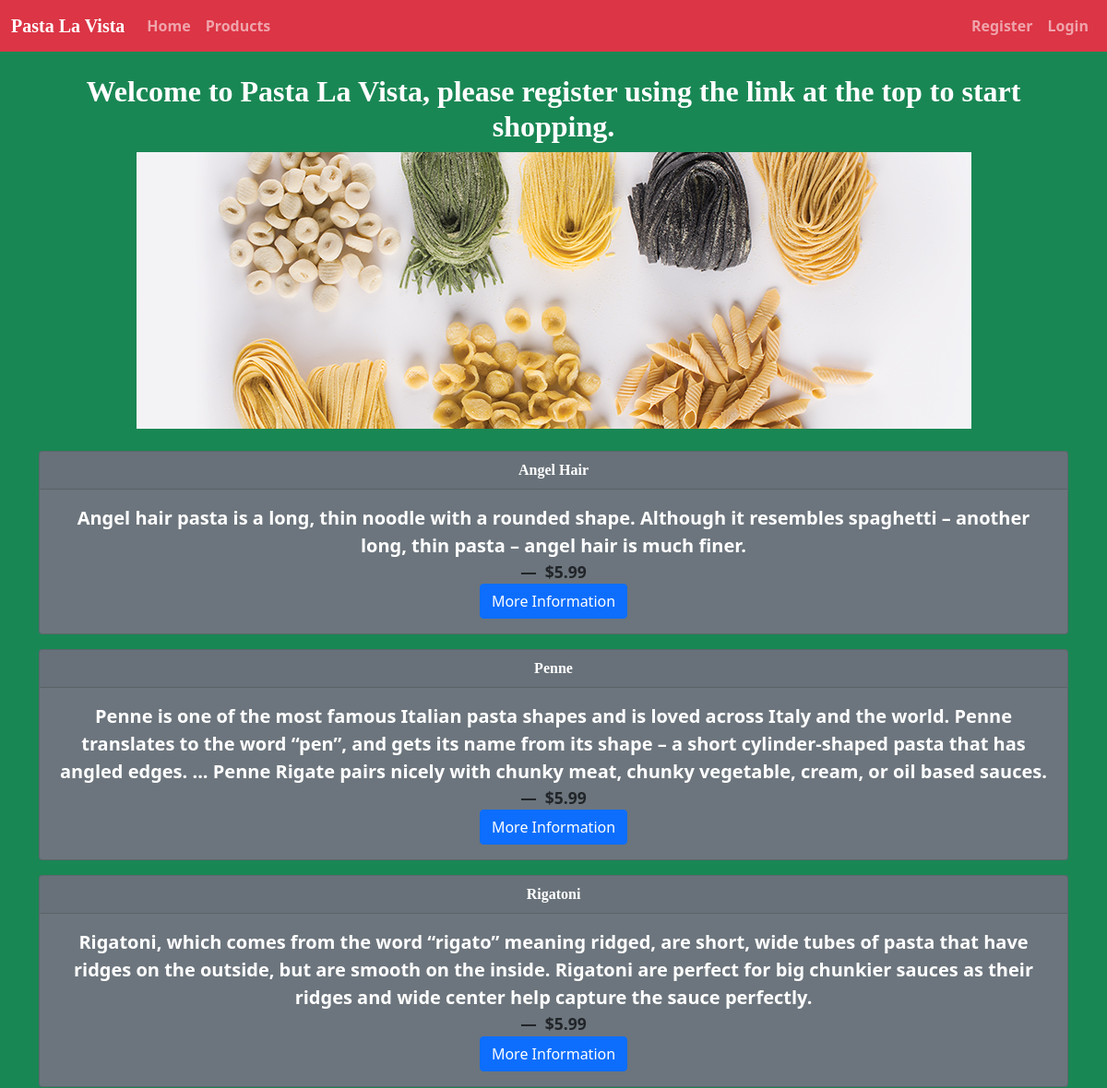
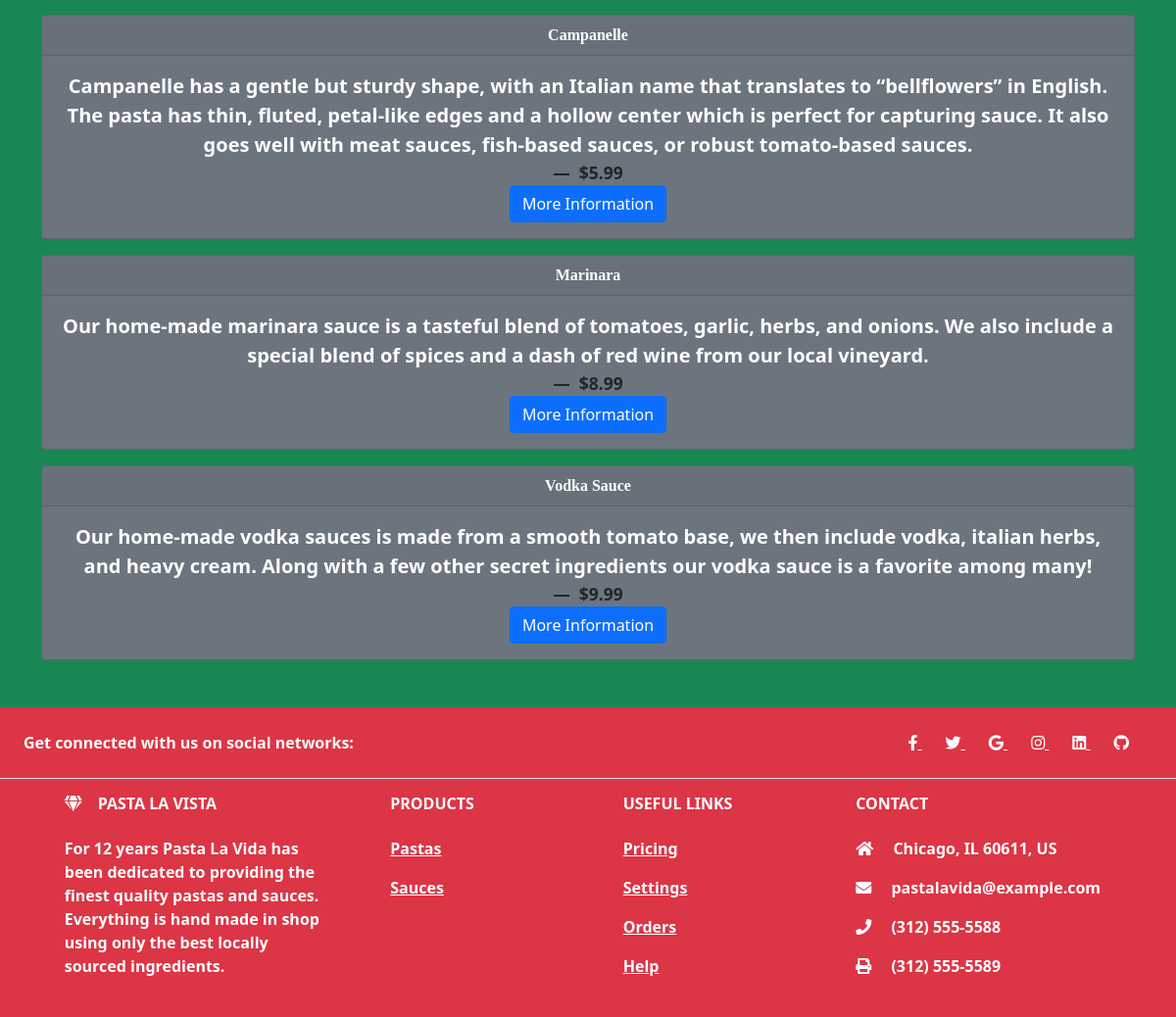
The page / on the database its author committed (2 pictures, top to bottom).
### app/models.py (models this page shows, shortened)
class Products(db.Model):
    product_id = db.Column(db.Integer, primary_key=True)
    prod_name = db.Column(db.String(200))
    description = db.Column(db.String(300))
    price = db.Column(db.Float)

### app/routes.py (the view)
@app.route('/')
def index():
    title='Home'
    product = Products.query.all()
    return render_template('index.html', title=title, product=product)

### app/templates/index.html
{% extends 'base.html' %}
{% block content %}
{% if current_user.is_authenticated %}
<center><h4 class="fw-bold fs-1 mt-4 font_meie_script">Welcome to Pasta La Vista {{ current_user.username }}</h4></center>
<center><img class="mb-4" height="" src="{{ url_for('static', filename='pasta-yes.jpeg')}}" alt="Pasta Shop" ></center>
{% else %}
<center><h4 class="fw-bold fs-2 mt-4 font_meie_script">Welcome to Pasta La Vista, please register using the link at the top to start shopping.</h4></center>
<center><img class="mb-4 size-250px" src="{{ url_for('static', filename='pasta-yes.jpeg')}}" alt="Pasta Shop"></center>
{% endif %}
{% for r in product %}
    <div class="card text-center bg-secondary text-white mb-3">
        <div class="card-header font_meie_script">
        {{ r.prod_name }}
        </div>
        <div class="card-body">
        <blockquote class="blockquote mb-0">
            <p>{{ r.description }}</p>
            <footer class="blockquote-footer text-dark"> ${{ r.price }} </footer>
        </blockquote>
        <a href="/{{r.prod_name}}" class="btn btn-primary">More Information</a>
        </div>
    </div>
{% endfor %}
{% endblock %}

### app/templates/base.html (shortened to what this page needs)
<!DOCTYPE html>
<html lang="en">
    <head>
        <link rel="stylesheet" href="https://cdnjs.cloudflare.com/ajax/libs/twitter-bootstrap/5.1.0/css/bootstrap.min.css">
        <link rel="stylesheet" href="https://cdnjs.cloudflare.com/ajax/libs/font-awesome/5.15.4/css/all.min.css">
        <link rel="stylesheet" href="{{ url_for('static', filename='css/main.css') }}">
    </head>
    <body class='bg-success fw-bold text-white'>
        {% include 'nav.html' %}
        <div class="container">
            {% block content %}
            {% endblock %}
        </div>
        {% include 'footer.html' %}
    </body>
</html>

### app/templates/nav.html (shortened to what this page needs)
<nav class="navbar navbar-expand-lg navbar-dark bg-danger text-secondary">
    <div class="container-fluid">
      <a class="navbar-brand fw-bold font_meie_script" href="/">Pasta La Vista</a>
      <div class="collapse navbar-collapse" id="navbarSupportedContent">
        <ul class="navbar-nav me-auto mb-2 mb-lg-0">
          <li class="nav-item">
            <a class="nav-link" aria-current="page" href="/">Home</a>
          </li>
          <li class="nav-item">
            <a class="nav-link" href="/products">Products</a>
          </li>
        </ul>
        <ul class="navbar-nav ms-auto">
          {% if current_user.is_authenticated %}
          <li class="nav-item dropdown">
            <a class="nav-link dropdown-toggle" href="#" id="navbarDropdown" role="button" data-bs-toggle="dropdown" aria-expanded="false">
              Dropdown
            </a>
            <ul class="dropdown-menu dropdown-menu-end" aria-labelledby="navbarDropdown">
              <li><a class="dropdown-item" href="/cart">My Cart</a></li>
              <li><a class="dropdown-item" href="#">Order History</a></li>
              <li><hr class="dropdown-divider"></li>
              <li><a class="dropdown-item" href="/logout">Logout</a></li>
            </ul>
          </li>
          {% else %}
          <li class="nav-item">
            <a class="nav-link" href="/register">Register</a>
          </li>
          <li class="nav-item">
            <a class="nav-link" href="/login">Login</a>
          </li>
           {% endif %}
        </ul>
      </div>
    </div>
  </nav>

### app/templates/footer.html
<footer class="text-center text-lg-start bg-danger mt-5">
    <section
      class="d-flex justify-content-center justify-content-lg-between p-4 border-bottom"
    >
      <div class="me-5 d-none d-lg-block">
        <span>Get connected with us on social networks:</span>
      </div>
      <div>
        <a href="" class="me-4 text-reset">
          <i class="fab fa-facebook-f"></i>
        </a>
        <a href="" class="me-4 text-reset">
          <i class="fab fa-twitter"></i>
        </a>
        <a href="" class="me-4 text-reset">
          <i class="fab fa-google"></i>
        </a>
        <a href="" class="me-4 text-reset">
          <i class="fab fa-instagram"></i>
        </a>
        <a href="" class="me-4 text-reset">
          <i class="fab fa-linkedin"></i>
        </a>
        <a href="" class="me-4 text-reset">
          <i class="fab fa-github"></i>
        </a>
      </div>
    </section>
    <section class="">
      <div class="container text-center text-md-start mt-2">
        <div class="row mt-3">
          <div class="col-md-3 col-lg-4 col-xl-3 mx-auto mb-2">
            <h6 class="text-uppercase fw-bold mb-4">
              <i class="fas fa-gem me-3"></i>Pasta La Vista
            </h6>
            <p>
              For 12 years Pasta La Vida has been dedicated to providing the finest quality pastas and sauces. Everything is hand made in shop using only the best locally sourced ingredients.
            </p>
          </div>
          <div class="col-md-2 col-lg-2 col-xl-2 mx-auto mb-4">
            <h6 class="text-uppercase fw-bold mb-4">
              Products
            </h6>
            <p>
              <a href="#!" class="text-reset">Pastas</a>
            </p>
            <p>
              <a href="#!" class="text-reset">Sauces</a>
            </p>
          </div>
          <div class="col-md-3 col-lg-2 col-xl-2 mx-auto mb-4">
            <h6 class="text-uppercase fw-bold mb-4">
              Useful links
            </h6>
            <p>
              <a href="#!" class="text-reset">Pricing</a>
            </p>
            <p>
              <a href="#!" class="text-reset">Settings</a>
            </p>
            <p>
              <a href="#!" class="text-reset">Orders</a>
            </p>
            <p>
              <a href="#!" class="text-reset">Help</a>
            </p>
          </div>
          <div class="col-md-4 col-lg-3 col-xl-3 mx-auto mb-md-0 mb-4">
            <h6 class="text-uppercase fw-bold mb-4">
              Contact
            </h6>
            <p><i class="fas fa-home me-3"></i> Chicago, IL 60611, US</p>
            <p>
              <i class="fas fa-envelope me-3"></i>
              pastalavida@example.com
            </p>
            <p><i class="fas fa-phone me-3"></i> (312) 555-5588</p>
            <p><i class="fas fa-print me-3"></i> (312) 555-5589</p>
          </div>
        </div>
      </div>
    </section>
  </footer>

### app/static/css/main.css (style rules this page uses)
.font_meie_script { font-family: 'Meie Script', cursive; }

### rows shown on the page
Products: prod_name "Angel Hair", description "Angel hair pasta is a long, thin noodle with a rounded shape. Although it resembles spaghetti – another long, thin pasta – angel hair is much finer.", price "5.99"
Products: prod_name "Penne", description "Penne is one of the most famous Italian pasta shapes and is loved across Italy and the world. Penne translates to the word “pen”, and gets its name from its shape – a short cylinder-shaped pasta that has angled edges. ... Penne Rigate pairs nicely with chunky meat, chunky vegetable, cream, or oil based sauces.", price "5.99"
Products: prod_name "Rigatoni", description "Rigatoni, which comes from the word “rigato” meaning ridged, are short, wide tubes of pasta that have ridges on the outside, but are smooth on the inside. Rigatoni are perfect for big chunkier sauces as their ridges and wide center help capture the sauce perfectly.", price "5.99"
Products: prod_name "Campanelle", description "Campanelle has a gentle but sturdy shape, with an Italian name that translates to “bellflowers” in English. The pasta has thin, fluted, petal-like edges and a hollow center which is perfect for capturing sauce. It also goes well with meat sauces, fish-based sauces, or robust tomato-based sauces.", price "5.99"
Products: prod_name "Marinara", description "Our home-made marinara sauce is a tasteful blend of tomatoes, garlic, herbs, and onions. We also include a special blend of spices and a dash of red wine from our local vineyard.", price "8.99"
Products: prod_name "Vodka Sauce", description "Our home-made vodka sauces is made from a smooth tomato base, we then include vodka, italian herbs, and heavy cream. Along with a few other secret ingredients our vodka sauce is a favorite among many!", price "9.99"
